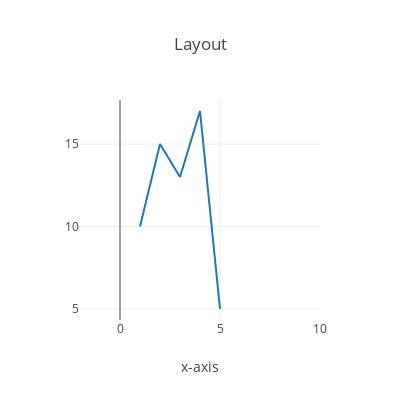

Notebook source saved alongside this figure:
### Markdown cell above
- **Layout**
- その他のパラメータは下記を参照
    > Axes: https://plot.ly/python/axes/

### Code cell
trace0 = go.Scatter(x=[1, 2, 3, 4, 5],
                    y=[10, 15, 13, 17, 5],
                    mode='lines')

layout = go.Layout(title='Layout',
                   height=400,
                   width=400,
                   xaxis=dict(title='x-axis',
                   range=[-2, 10]),
                  )

data = [trace0]
fig = dict(data=data, layout=layout)
iplot(fig)

### Figure 1 — Plotly figure (JSON) as saved in the notebook; plotly's stock layout.template omitted (floating-point values rounded to 4 significant figures)
{"data": [{"mode": "lines", "type": "scatter", "uid": "bb0d8ea1-38f8-440c-bba9-a8f4b30f1b18", "x": [1, 2, 3, 4, 5], "y": [10, 15, 13, 17, 5]}], "layout": {"height": 400, "title": {"text": "Layout"}, "width": 400, "xaxis": {"range": [-2, 10], "title": {"text": "x-axis"}, "type": "linear"}, "yaxis": {"autorange": true, "range": [4.333, 17.67], "type": "linear"}}}
